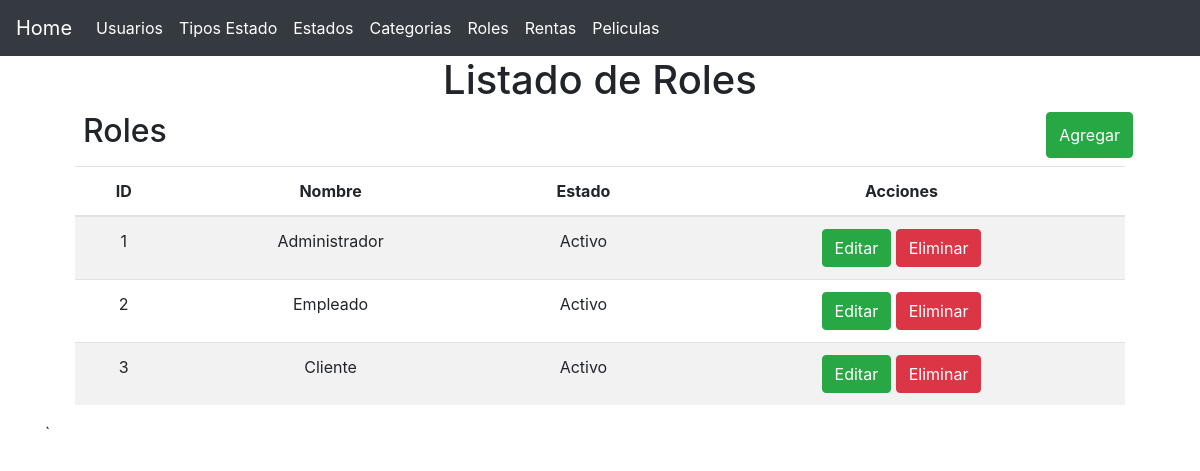
The app's page /?controller=role with its own data.
### tables this page shows
CREATE TABLE `roles` (
  `id` int(10) UNSIGNED NOT NULL,
  `name` varchar(255) NOT NULL,
  `status_id` int(10) UNSIGNED NOT NULL,
  `created_at` timestamp NULL DEFAULT NULL,
  `updated_at` timestamp NULL DEFAULT NULL
);

CREATE TABLE `statuses` (
  `id` int(10) UNSIGNED NOT NULL,
  `name` varchar(255) NOT NULL,
  `type_status_id` int(10) UNSIGNED NOT NULL,
  `created_at` timestamp NULL DEFAULT NULL,
  `updated_at` timestamp NULL DEFAULT NULL
);

### controllers/RoleController.php (called while the page is built, shortened)
<?php
require 'models/Roles.php';
class RoleController
{
	private $role;
	public function __construct()
	{
		$this->role = new Roles;
    }
    public function index()
	{
		require 'views/layout.php';
		$roles = $this->role->getAll();
		require 'views/rol/list.php';
	}
}

### models/Roles.php (called while the page is built, shortened)
<?php
class Roles
{
	private $pdo;
	public function __construct()
	{
		try {
			$this->pdo = new Database;
		} catch (PDOException $e) {
			die($e->getMessage());
		}
	}
	public function getAll()
	{
		try {
			$strSql = "SELECT r.*, s.name as status FROM roles r INNER JOIN  statuses s  ON s.Id=r.status_id ORDER BY r.id ASC";
			$query = $this->pdo->select($strSql);
			return $query;
		} catch (PDOException $e) {
			die($e->getMessage());
		}
	}
}

### providers/Database.php (called while the page is built, shortened)
<?php
class Database extends PDO
{
    public function select($strSql, $arrayData = array(), $fetchMode = PDO::FETCH_OBJ)
    {
    	$query = $this->prepare($strSql);
    	if( !$query->execute() ) {
    		echo "Error, la consulta no se realizó";
    	} else {
    		return $query->fetchAll($fetchMode);
    	}
    }
}

### views/rol/list.php (shortened to what this page needs)
<main class="container">
	<section class="col-md-12 text-center">
		<h1>Listado de Roles</h1>
		<div class="col-md-12 m-2 d-flex justify-content-between">
			<h2>Roles</h2>
			<button data-toggle="modal" data-target="#newRole" class="btn btn-success"> Agregar
			</button>
		</div>
		<section class="col-md-12">
			<table class="table table-striped table-hover">
			  <thead>
			    <tr>
			      <th>ID</th>
			      <th>Nombre</th>
			      <th>Estado</th>
				  <th>Acciones</th>
			    </tr>
			  </thead>
			  <tbody>
			  	<?php foreach($roles as $role):?>
				    <tr>
				      <td><?php echo $role->id ?></td>
				      <td><?php echo $role->name ?></td>
				      <td><?php echo $role->status ?></td>
				      <td>
				      	<button data-toggle="modal" data-target="#editRole<?php echo $role->id ?>" class="btn btn-success">Editar</button>
				      	<a href="?controller=role&method=delete&id=<?php echo $role->id ?>" class="btn btn-danger">Eliminar</a>
				      </td>
				    </tr>
				<?php endforeach ?>
			  </tbody>
			</table>
		</section>
	</section>`
</main>

### records on screen
roles: id "1", name "Administrador", status.name "Activo"
roles: id "2", name "Empleado", status.name "Activo"
roles: id "3", name "Cliente", status.name "Activo"
